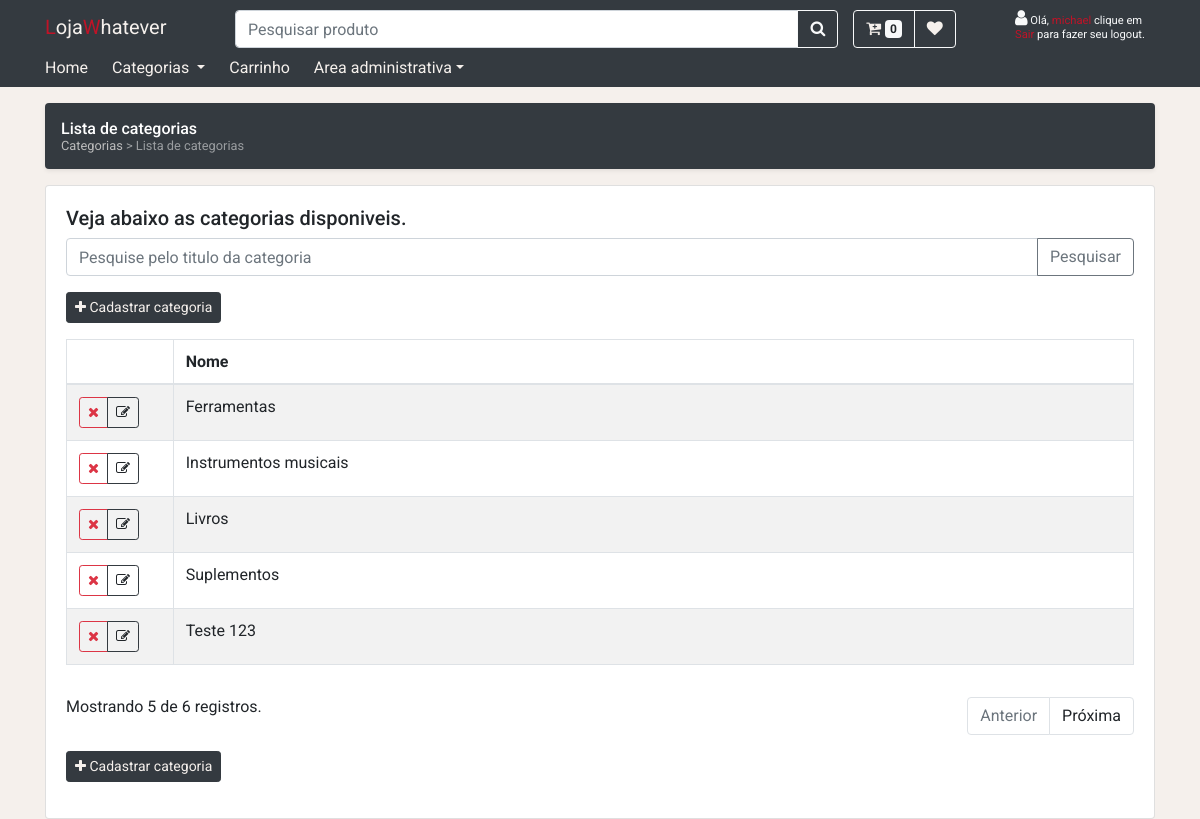
The app's page /admin/categoria (signed in) with its own data.
### tables this page shows
CREATE TABLE `categories` (
  `CategoryId` int(11) NOT NULL AUTO_INCREMENT,
  `Title` varchar(255) NOT NULL,
  `Image` varchar(100) DEFAULT NULL,
  PRIMARY KEY (`CategoryId`)
);

### controllers/categories/CategoryListController.php (called while the page is built, shortened)
<?php
class CategoryListController  implements IBaseController
{
    private $_repoCategories;
    public function __construct($factory)
    {
        $this->_repoCategories = $factory->getCategoryRepository();
    }
    public function proccessRequest(): void
    {
        $page = 1;
        $paginatedResults = $this->_repoCategories->getAllPaginated($page, null, 5);
        $categories = $paginatedResults->results;
        require "views/admin/categories/lista.php";
    }
}

### index.php (called while the page is built, shortened)
<?php
require_once './infra/configs/autoload.php';
$factory = new infra\MySqlRepositoryFactory();
$controlador = new $controllerAlvo($factory);
$controlador->proccessRequest();

### infra/configs/autoload.php (called while the page is built, shortened)
<?php
    function load($namespace)
    {
        $namespace = str_replace("\\" , "/", $namespace);
        $caminhoAbsoluto = __DIR__ . "../../../" . $namespace . ".php";
        return include_once $caminhoAbsoluto;
    }
?>

### infra/MySqlRepositoryFactory.php (called while the page is built, shortened)
<?php
class MySqlRepositoryFactory extends RepositoryFactory
{
    private $host = "localhost";
    private $db_name = "examplemarketplace";
    private $port = "3306";
    private $username = "examplemarketplace";
    private $password = "Teste@123";
    public function getConnection()
    {
        $this->conn = null;
        try {
            $this->conn = new PDO(
                "mysql:host=" . $this->host .
                    ";port=" . $this->port .
                    ";dbname=" . $this->db_name,
                $this->username,
                $this->password
            );
        } catch (PDOException $exception) {
            $exception->getMessage();
        }
        return $this->conn;
    }
    public function getCategoryRepository()
    {
        return new CategoryRepository($this->getConnection());
    }
}

### infra/repositories/CategoryRepository.php (called while the page is built, shortened)
<?php
class CategoryRepository  extends MySqlRepository implements ICategoryRepository
{
    public function total($search)
    {
        $stmt = null;
        if (is_null($search) ||  $search === "")
            $stmt = $this->conn->prepare("SELECT count(CategoryId) as total FROM categories ");
        else {
            $stmt = $this->conn->prepare("SELECT count(CategoryId) as total FROM categories WHERE title like :search  ");
            $stmt->bindValue(":search", '%' . $search . '%');
        }
        $stmt->execute();
        $total = $stmt->fetch();
        return intval($total["total"]);
    }
    public function getAllPaginated($page, $search, $pageSize)
    {
        $page = !isset($page) ? 0 : $page;
        $pageSize = !isset($pageSize) ? 5 : $pageSize;
        $skipNumber = !is_null($page) && $page > 0 ? $skipNumber = $pageSize * ($page - 1) : 0;
        $total = $this->total($search);
        $stmt = null;
        if (is_null($search) ||  $search === "") {
            $stmt = $this->conn->prepare("SELECT categoryId, title, image FROM categories order by title limit :pageSize OFFSET :skipNumber ");
        } else {
            $stmt = $this->conn->prepare(
                "SELECT categoryId, title, image FROM categories WHERE title like :search  order by title  limit :pageSize OFFSET :skipNumber "
            );
            $stmt->bindValue(":search", '%' . $search . '%');
        }
        $stmt->bindValue(':pageSize', intval(trim($pageSize)), PDO::PARAM_INT);
        $stmt->bindValue(':skipNumber', intval(trim($skipNumber)), PDO::PARAM_INT);
        $stmt->execute();
        $categoriesResults = $stmt->fetchAll();
        $categoriesArray = array();
        foreach ($categoriesResults as $row)
            $categoriesArray[] = new Category($row["categoryId"], $row["title"], $row["image"]);
        return new PaginatedResults(
            $categoriesArray,
            $total,
            count($categoriesArray),
            $page,
            $pageSize,
            "/admin/categoria?p="
        );
    }
}

### infra/MySqlRepository.php (called while the page is built, shortened)
<?php
abstract class MySqlRepository
{
    public function __construct($conn)
    {
        $this->conn = $conn;
    }
}

### models/PaginatedResults.php (called while the page is built, shortened)
<?php
    class PaginatedResults
    {
        public function __construct($results, $qtdTotal, $qtdTotalFiltered,  $page,$pageSize,$urlPagina)
        {
            $this->results = $results;
            $this->page = $page;
            $this->numberOfPages = ceil($qtdTotal / $pageSize);
            $this->hasPreviousPage= ($this->numberOfPages > 1 && $page > 1) ? true : false;
            $this->hasNextPage = (intval($this->numberOfPages) > intval($page)) ? true : false;
        }
    }

### models/Category.php (called while the page is built, shortened)
<?php
    class Category
    {
        public $_categoryId;
        public $_title;
        public function getTitle()
        {
            return $this->_title;
        }
        public function getCategoryId()
        {
            return $this->_categoryId;
        }
        public function __construct($categoryId, $title, $image)
        {
            $this->_categoryId = $categoryId;
            $this->_title = $title;
        }
    }
?>

### views/admin/categories/lista-table.php (the view)
<div class="row">
    <div class="col-md-12">
        <table id="tb-categories" data-page="0" class="table table-bordered table-hovered table-striped">
            <thead>
                <tr>
                    <th width="10%"></th>
                    <th>Nome</th>
                </tr>
            </thead>
            <tbody>
                <?php  if (count($categories) == 0) : ?>
                    <tr>
                        <td colspan="2">Nenhum registro cadastrado.</td>
                    </tr>
                <?php else  :?>
                    <?php foreach ($categories as $category): ?>
                        <tr>
                            <td>
                                <div class="btn-group">
                                    <button class='btn btn-sm btn-outline-danger btn-delete'
                                        data-id="<?php echo $category->getCategoryId(); ?>">
                                        <i class="fa fa-remove"></i>
                                    </button>
                                    <a class='btn btn-sm btn-outline-dark'
                                        href="/admin/categoria/editar?id=<?php echo $category->getCategoryId(); ?>">
                                        <i class="fa fa-edit" ></i>
                                    </a>
                                </div>
                            </td>
                            <td>
                                <a href="/admin/subcategoria?id=<?php echo $category->getCategoryId(); ?>"><?php echo $category->getTitle(); ?></a>
                            </td>
                        </tr>
                    <?php endforeach?>
                <?php endif ?>
            </tbody>
        </table>
    </div>
</div>
<div class="row">
    <div class="col-md-12">
        <?php require_once './views/partials/pagination-admin-controlls.php' ?>
    </div>
</div>

### assets/css/estilos.css (style rules this page uses)
:root { --primary-color:#C01327; --second-color:#F5F0EC; --default-color:#212529; --ts-time:.4s; }
body { font-family: 'Roboto', sans-serif; background-color: #F5F0EC; line-height: normal; }
a:not(.btn-outline-dark), a:link:not(.btn-outline-dark), a:visited:not(.btn-outline-dark), a:hover:not(.btn-outline-dark), a:active:not(.btn-outline-dark) { color:var(--second-color); text-decoration: none; }
.table a:link,.table a:visited,.table a:hover,.table a:active { color:var(--default-color); }

### records on screen
categories: Title "Ferramentas"
categories: Title "Instrumentos musicais"
categories: Title "Livros"
categories: Title "Suplementos"
categories: Title "Teste 123"

### other values on screen
$paginatedResults->qtdTotalFiltered "5"
$paginatedResults->qtdTotal "6"
